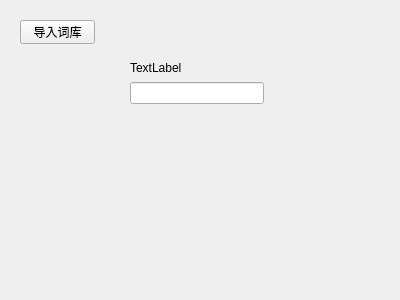
<?xml version="1.0" encoding="UTF-8"?>
<ui version="4.0">
 <class>Form</class>
 <widget class="QWidget" name="Form">
  <property name="geometry">
   <rect>
    <x>0</x>
    <y>0</y>
    <width>400</width>
    <height>300</height>
   </rect>
  </property>
  <property name="windowTitle">
   <string>Form</string>
  </property>
  <widget class="QWidget" name="layoutWidget">
   <property name="geometry">
    <rect>
     <x>130</x>
     <y>60</y>
     <width>134</width>
     <height>44</height>
    </rect>
   </property>
   <layout class="QVBoxLayout" name="verticalLayout">
    <item>
     <widget class="QLabel" name="label">
      <property name="text">
       <string>TextLabel</string>
      </property>
     </widget>
    </item>
    <item>
     <widget class="QLineEdit" name="lineEdit"/>
    </item>
   </layout>
  </widget>
  <widget class="QPushButton" name="pushButton">
   <property name="geometry">
    <rect>
     <x>20</x>
     <y>20</y>
     <width>75</width>
     <height>24</height>
    </rect>
   </property>
   <property name="text">
    <string>导入词库</string>
   </property>
  </widget>
 </widget>
 <resources/>
 <connections/>
</ui>
